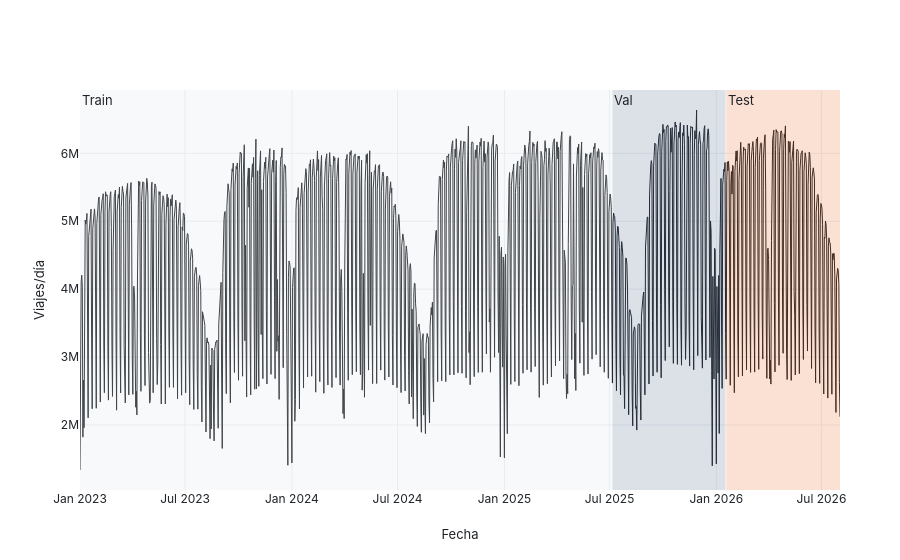

The cell this chart's notebook holds for it:
### Code cell
from src.evaluation.memoria_figures import splits_figure

display(splits_figure(features))

### Figure 1 — Plotly figure (JSON) as saved in the notebook; plotly's stock layout.template omitted (floating-point values rounded to 4 significant figures; data arrays with more than 128 entries replaced by an {"elided": "..."} marker saying what was removed)
{"data": [{"line": {"color": "#1F2328", "width": 1}, "mode": "lines", "name": "Total", "showlegend": false, "type": "scatter", "x": {"elided": "1310 str values"}, "y": {"elided": "1310 int values"}}], "layout": {"annotations": [{"showarrow": false, "text": "Train", "x": "2023-01-01T00:00:00", "xanchor": "left", "xref": "x", "y": 1, "yanchor": "top", "yref": "y domain"}, {"showarrow": false, "text": "Val", "x": "2025-07-06T00:00:00", "xanchor": "left", "xref": "x", "y": 1, "yanchor": "top", "yref": "y domain"}, {"showarrow": false, "text": "Test", "x": "2026-01-18T00:00:00", "xanchor": "left", "xref": "x", "y": 1, "yanchor": "top", "yref": "y domain"}], "shapes": [{"fillcolor": "#D9DCE1", "line": {"width": 0}, "opacity": 0.18, "type": "rect", "x0": "2023-01-01T00:00:00", "x1": "2025-07-05T00:00:00", "xref": "x", "y0": 0, "y1": 1, "yref": "y domain"}, {"fillcolor": "#3D5A80", "line": {"width": 0}, "opacity": 0.18, "type": "rect", "x0": "2025-07-06T00:00:00", "x1": "2026-01-17T00:00:00", "xref": "x", "y0": 0, "y1": 1, "yref": "y domain"}, {"fillcolor": "#E8590C", "line": {"width": 0}, "opacity": 0.18, "type": "rect", "x0": "2026-01-18T00:00:00", "x1": "2026-08-02T00:00:00", "xref": "x", "y0": 0, "y1": 1, "yref": "y domain"}], "xaxis": {"title": {"text": "Fecha"}}, "yaxis": {"title": {"text": "Viajes/día"}}}}
